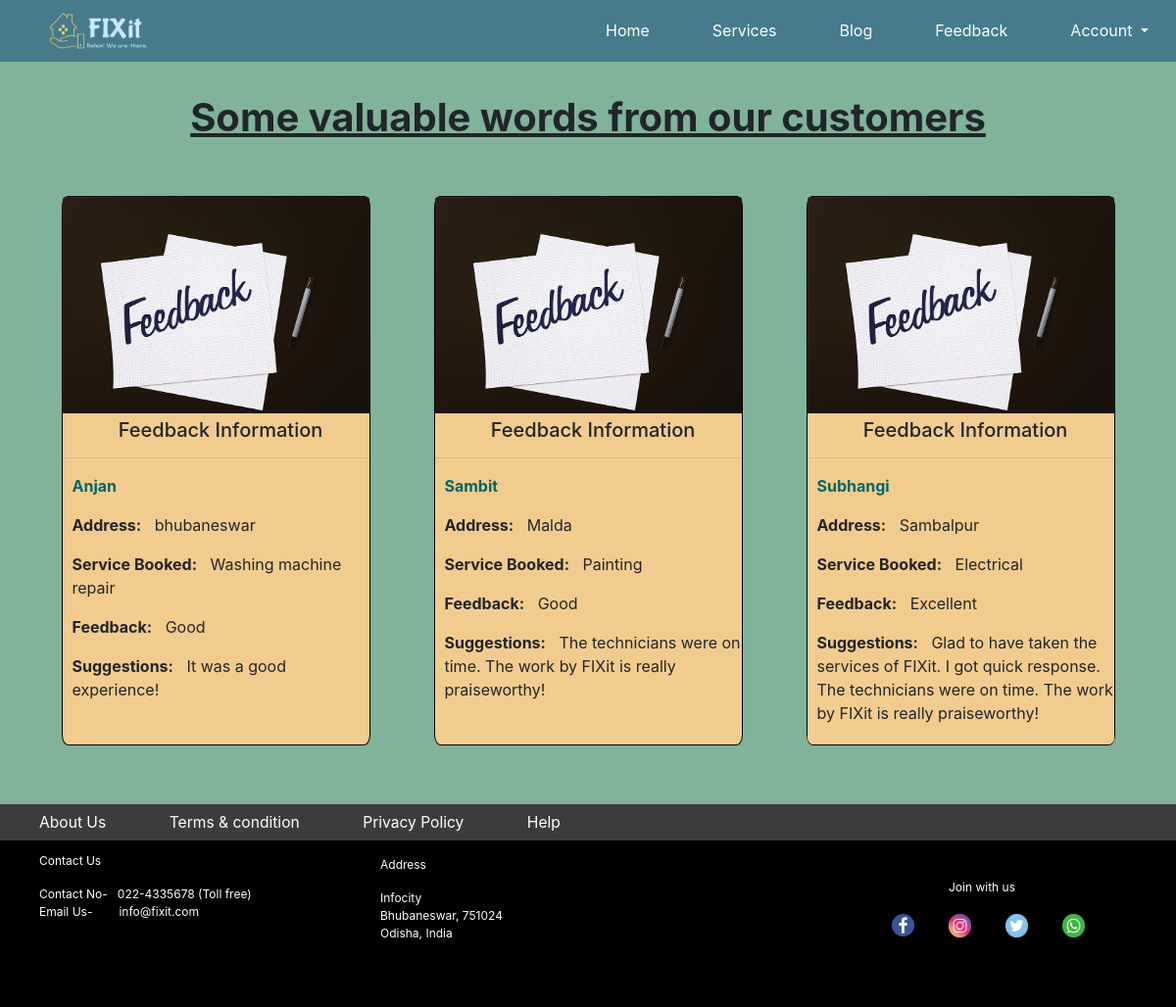
Page /feedback/feedbackhome.php on the committed database.
### tables this page shows
CREATE TABLE `poll` (
  `id` int(11) NOT NULL,
  `name` text NOT NULL,
  `address` varchar(500) DEFAULT NULL,
  `service` varchar(50) DEFAULT NULL,
  `feedback` text NOT NULL,
  `suggestions` text NOT NULL
);

### feedback/feedbackhome.php (the view, shortened to what this page needs)
<!doctype html>
<html lang="en">
  <head>
    <link rel="stylesheet" href="https://stackpath.bootstrapcdn.com/bootstrap/4.5.0/css/bootstrap.min.css">
  </head>
  <body>
    <nav class="navbar fixed-top navbar-expand-lg navbar-light" style="background-color: #457B8B;width: 100%; " >
        <a class="navbar-brand" href="../homepage.php" style="padding-left: 35px;"><img src="../images/finallogo.png" style="width: 100px; ;"/></a>
        <div class="collapse navbar-collapse" id="navbarSupportedContent">
          <ul class="navbar-nav ml-auto">
            <li class="nav-item active">
                <button class="btn btn-outline-dark" id="syl1" type="button"> <a href="../homepage.php" style="text-decoration: none; color: white;">Home</a></button>
            </li>
            <li class="nav-item active">
                <button class="btn btn-outline-dark" id="syl1" type="button"><a href="../service.php" style="text-decoration: none; color: white;">Services</a></button>
            </li>
            <li class="nav-item active">
                <button class="btn btn-outline-dark" id="syl1" type="button"><a href="../blog.php" style="text-decoration: none; color: white;">Blog</a></button>
              </li>
            <li class="nav-item active">
                <button class="btn btn-outline-dark" id="syl1" type="button"><a href="feedbackhome.php" style="text-decoration: none; color: white;">Feedback</a></button>
            </li>
            <li class="nav-item dropdown">
                <a class="btn btn-outline-dark dropdown-toggle" id="syl1" href="#" id="navbarDropdown" role="button" data-toggle="dropdown" aria-haspopup="true" aria-expanded="false" style="color:white;">
                 Account
                </a>
            </li>
          </ul>
        </div>
      </nav>
<br><br><br><br>
<h1 style="text-align: center;"><b><u>Some valuable words from our customers</u></b></h1></br></br>
<div class="container" >
<div class="row" style="row-gap: 25px;">
<?php
$conn = new mysqli("localhost", "root","","project");
$query = "select * from poll order by rand() limit 6;";
$result = $conn->query($query);
while( $record = mysqli_fetch_assoc($result) ) {
?>
<div class="col-lg-4 col-sm-6 portfolio-item">
<div class="card h-100"  style="border-color: black;background-color: #f2cc8f;border-radius: 2%;width:90%;margin:auto; ">
<img class="card-img-top img-fluid" src="images/feedback.jpg">
<div class="card-block" style="background-color: #f2cc8f;border-radius: 2% ;">
<h5 class="card-title" style="padding-left: 10px; padding-top:5px;text-align:center;">Feedback Information</h5><hr>
<p class="card-text"style="padding-left: 10px"><b style="color:#006666;"><?php echo $record['name']; ?></b></p>
<p class="card-text"style="padding-left: 10px"><b>Address:</b> &nbsp <?php echo $record['address']; ?></p>
<p class="card-text"style="padding-left: 10px"><b>Service Booked:</b> &nbsp <?php echo $record['service']; ?></p>
<p class="card-text"style="padding-left: 10px"><b>Feedback:</b> &nbsp <?php echo $record['feedback']; ?></p>
<p class="card-text"style="padding-left: 10px;padding-bottom:20px"><b>Suggestions:</b> &nbsp <?php echo $record['suggestions']; ?></p>
</div>
</div>
</div>
<?php }
?>
</div>
</div>
  <div id="box5">
      <a href="../aboutus.php" style="color: white; font-size: 1.3vw;">About Us</a>
      <a href="../terms&condition.php" style="color: white; margin-left: 60px; font-size: 1.3vw;">Terms & condition</a>
      <a href="../privacypolicy.php" style="color: white; margin-left: 60px; font-size: 1.3vw;">Privacy Policy</a>
      <a href="../help.php" style="color: white; margin-left: 60px; font-size: 1.3vw;">Help</a>
    </div>
    <div id="box6">
      <div style="color: white;">
        <p style=" font-size: 1vw;">Contact Us</p>
       <p style=" font-size: 1vw;"> Contact No- &nbsp 022-4335678 (Toll free)<br> Email Us- &nbsp&nbsp&nbsp&nbsp&nbsp&nbsp info@fixit.com</p>
       </div>
      <div style="color: white; margin-top: -7%;position: relative;">
        <p style=" font-size: 1vw; margin-left: 30%; margin-top: -47px;padding-top:-10px ;"> Address</p>
        <p style=" font-size: 1vw; margin-left: 30%; "> Infocity<br>Bhubaneswar, 751024<br>Odisha, India</p>
      </div>
      <div style="color: white; position: relative;margin-top: -7%;">
        <p style="font-size: 1vw;margin-left: 80%;margin-top: -47px;color: white;">Join with us</p>
        <a href="https://www.facebook.com"><img src="../images/fb.png" style="width: 2%;margin-left: 75%;position: relative; margin-top: 0px;"></a>
        <a href="https://www.instagram.com/creative_sambit"><img src="../images/insta.png" style="width: 2%;margin-left: 80%;position: relative; margin-top: -50px;"></a>
        <a href="https://www.mi.co.in/"><img src="../images/twitter.png" style="width: 2%;margin-left: 85%;position: relative; margin-top: -98px;"></a>
        <a href="https://www.google.com"><img src="../images/whatsapp.png" style="width: 2%;margin-left: 90%;position: relative; margin-top: -146px;"></a>
      </div>
    </div>
  </body>
</html>

### feedback/feedbackhome.php (style rules this page uses)
body { background-color: #81b29a; }
#box5 { width: 100%; padding-top: 0.5%; padding-bottom: 0.5%; background-color: rgb(61, 59, 59); color: white; padding-left: 40px; margin-top: 5%; }
#box6 { width: 100%; padding-top: 1%; background-color: black; color: white; padding-left: 40px; }
#syl1 { color: white; border: none; margin-left: 40px; }

### rows in the picture
poll: name "Anjan", address "bhubaneswar", service "Washing machine repair", feedback "Good", suggestions "It was a good experience!"
poll: name "Sambit", address "Malda", service "Painting", feedback "Good", suggestions "The technicians were on time. The work by FIXit is really praiseworthy!"
poll: name "Subhangi", address "Sambalpur", service "Electrical", feedback "Excellent", suggestions "Glad to have taken the services of FIXit. I got quick response. The technicians were on time. The work by FIXit is really praiseworthy!"
